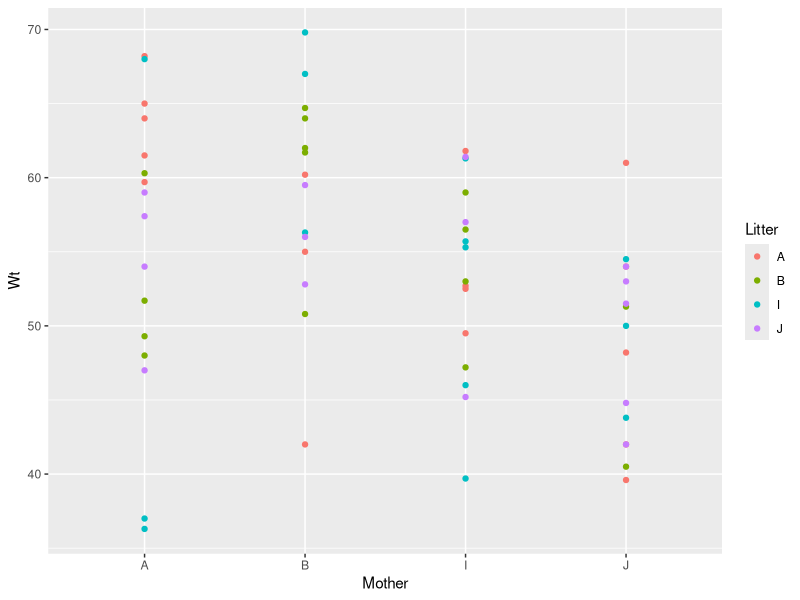
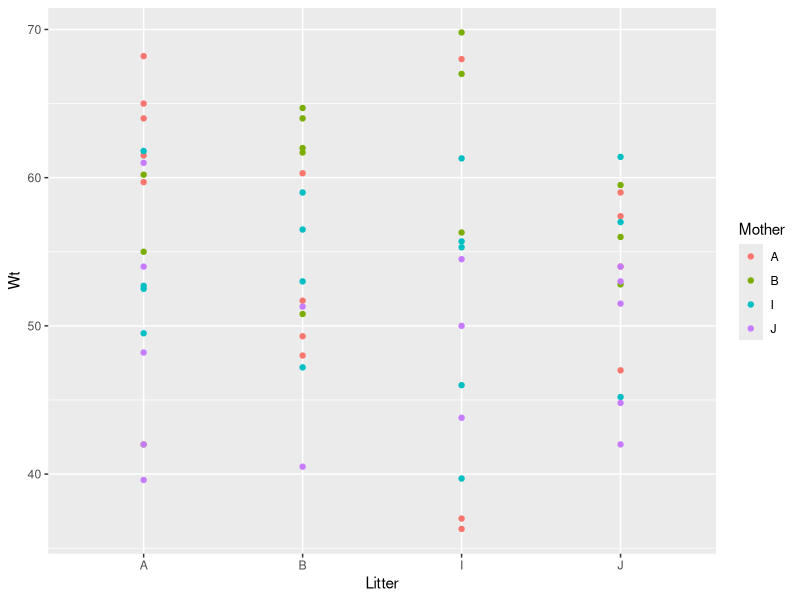
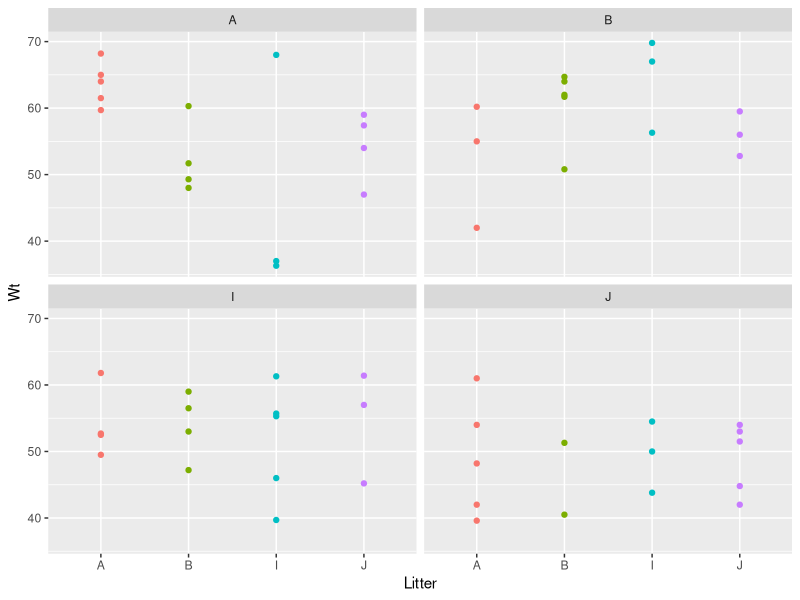

Recreate these plots in R, in order. (Note: this script raises an error after producing the figures.)
## ---- chunk 1

library(dplyr)
library(ggplot2)
library(ggpubr)
library(cowplot)
library(effects)
library(emmeans)

## ---- chunk 2

data(genotype, package = "MASS")

gtype <- genotype

freq.cell <- 
  gtype %>% 
  count(Mother, Litter)

freq.cell

## ---- chunk 3

freq.cell.mat <- matrix(freq.cell$n, nrow = 4)

rownames(freq.cell.mat) <- c("Litter_A", "Litter_B", "Litter_I", "Litter_J")
colnames(freq.cell.mat) <- c("Mother_A", "Mother_B", "Mother_I", "Mother_J")

freq.cell <- freq.cell.mat
rm(freq.cell.mat)
freq.cell

## ---- chunk 4

gtype %>%
  count(Litter)

## ---- chunk 5

gtype %>%
  count(Mother)

## ---- chunk 6

ggplot(gtype, aes(x = Mother, y = Wt, colour = Litter)) +
  geom_point()

## ---- chunk 7

ggplot(gtype, aes(x = Litter, y = Wt, colour = Mother)) +
  geom_point()


## ---- chunk 8

ggplot(gtype, aes(x = Litter, y = Wt, 
                     colour = Litter)) + 
  geom_point() +
  facet_wrap( ~ Mother, nrow = 2) +
  theme(legend.position = "none") 

## ---- chunk 9

summary(gtype)

## ---- chunk 10

gtype %>%
  group_by(Litter) %>%
  summarise(mean_litter = mean(Wt), 
            std.dev_litter = sd(Wt))
          
## ---- chunk 11

gtype %>%
  group_by(Mother) %>%
  summarise(mean_mother = mean(Wt), 
            std.dev_mother = sd(Wt))

## ---- chunk 12

gtype.lm1 <- lm(Wt ~ Litter + Mother, data = gtype)

summary(gtype.lm1)

## ---- chunk 13

anova(gtype.lm1)

## ---- chunk 14

gtype.lm2 <- lm(Wt ~ Mother + Litter, data = gtype)

summary(gtype.lm2)

## ---- chunk 15

anova(gtype.lm2)

## ---- chunk 16

pred.comb <- expand.grid(Litter = levels(gtype$Litter), 
                         Mother = levels(gtype$Mother))

pred.comb

## ---- chunk 17

ypred.lm1 <- data.frame(pred.comb, predict(gtype.lm1, newdata = pred.comb, 
                                           se.fit = T,
                                           interval = "confidence"))

names(ypred.lm1)[3:5] <- c("fit", "lwr", "upr")

ypred.lm1

## ---- chunk 18

ypred.lm1.mat <- matrix(ypred.lm1$fit, nrow = 4)

rownames(ypred.lm1.mat) <- c("Litter_A", "Litter_B", "Litter_I", "Litter_J")
colnames(ypred.lm1.mat) <- c("Mother_A", "Mother_B", "Mother_I", "Mother_J")

ypred.lm1.mat

## ---- chunk 19

predict(gtype.lm1, newdata = pred.comb, se.fit = T,
                     interval = "prediction")

## ---- chunk 20

gtype.mat <- model.matrix(gtype.lm1)

XtX.inv <- ginv( t(gtype.mat) %*% gtype.mat )

bhat <- XtX.inv %*% t(gtype.mat) %*% gtype$Wt

bhat

## ---- chunk 21

bhat.df <- data.frame(param = colnames(gtype.mat), est = bhat)

bhat.df

## ---- chunk 22

means.cell <- 
  genotype %>%
  group_by(Mother, Litter) %>%
  summarise(wt_mean = mean(Wt))


##  Form a 4 x 4 table

means.cell <- matrix(means.cell$wt_mean, nrow = 4)

rownames(means.cell) <- c("Litter_A", "Litter_B", "Litter_I", "Litter_J")
colnames(means.cell) <- c("Mother_A", "Mother_B", "Mother_I", "Mother_J")

means.cell

## ---- chunk 23

apply(means.cell, 1, mean)

## ---- chunk 24

ref_grid(gtype.lm1) @ grid

## ---- chunk 25

ypred.ref.grid.mat <- matrix(predict(ref_grid(gtype.lm1)), nrow = 4)

rownames(ypred.ref.grid.mat) <- c("Litter_A", "Litter_B", 
                                  "Litter_I", "Litter_J")
colnames(ypred.ref.grid.mat) <- c("Mother_A", "Mother_B", 
                                  "Mother_I", "Mother_J")
ypred.ref.grid.mat


## ---- chunk 26

gtype.emm.L <- emmeans(gtype.lm1, specs = "Litter")

gtype.emm.L

## ---- chunk 27

gtype.emm.L.eq <- emmeans(gtype.lm1, specs = "Litter", weights = "equal")

gtype.emm.L.eq

## ---- chunk 28

apply(ypred.ref.grid.mat, 1, mean)

## ---- chunk 29

gtype.emm.L.prop <- emmeans(gtype.lm1, specs = "Litter", 
                            weights = "proportional")

gtype.emm.L.prop

## ---- chunk 30

num.moth <- apply(freq.cell, 2, sum)
num.moth

## ---- chunk 31

gtype.emm.L.prop2 <- emmeans(gtype.lm1, specs = "Litter", 
                          weights = num.moth)

gtype.emm.L.prop2 

## ---- chunk 32

t( ypred.ref.grid.mat %*% num.moth / sum(num.moth) )

## ---- chunk 33

confint(gtype.emm.L, side = "two-sided", level = 0.95)

## ---- chunk 34

gtype.emm.M <- emmeans(gtype.lm1, specs = "Mother")

gtype.emm.M 

## ---- chunk 35

gtype.emm.M.eq <- emmeans(gtype.lm1, specs = "Mother", weights = "equal")

gtype.emm.M.eq 

## ---- chunk 36

apply(ypred.ref.grid.mat, 2, mean)

## ---- chunk 37

gtype.emm.L.cells <- emmeans(gtype.lm1, specs = "Litter", weights = "cells")

gtype.emm.L.cells 

## ---- chunk 38

##  Set up matrix with appropriate values for calculation

mean.L.bal.wt <- matrix(
  c(1, 0, 0, 0, 1/4, 1/4, 1/4,
    1, 1, 0, 0, 1/4, 1/4, 1/4,
    1, 0, 1, 0, 1/4, 1/4, 1/4,
    1, 0, 0, 1, 1/4, 1/4, 1/4),
  nrow = 4, byrow = T)

mean.L.bal.wt

## ---- chunk 39

mean.L.bal.wt %*% bhat.df[ , 2]

## ---- chunk 40

gtype %>%
  count(Mother)

## ---- chunk 41

##  Set up matrix with appropriate values for calculation

mean.L.prop.wt <- matrix(
  c(1, 0, 0, 0, 14/61, 16/61, 15/61,
    1, 1, 0, 0, 14/61, 16/61, 15/61,
    1, 0, 1, 0, 14/61, 16/61, 15/61,
    1, 0, 0, 1, 14/61, 16/61, 15/61),
  nrow = 4, byrow = T)

mean.L.prop.wt

## ---- chunk 42

mean.L.prop.wt %*% bhat.df[ , 2]

## ---- chunk 43

gtype.eff.L <- effect("Litter", mod = gtype.lm1)

gtype.eff.L.df <- as.data.frame(gtype.eff.L)

gtype.eff.L.df

## ---- chunk 44

gtype.eff.all <- allEffects(gtype.lm1)

gtype.eff.all
